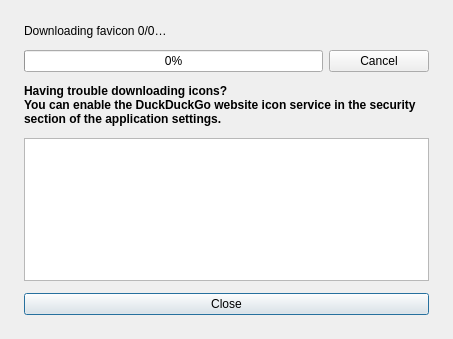
<?xml version="1.0" encoding="UTF-8"?>
<ui version="4.0">
 <class>IconDownloaderDialog</class>
 <widget class="QDialog" name="IconDownloaderDialog">
  <property name="geometry">
   <rect>
    <x>0</x>
    <y>0</y>
    <width>453</width>
    <height>339</height>
   </rect>
  </property>
  <property name="sizePolicy">
   <sizepolicy hsizetype="MinimumExpanding" vsizetype="MinimumExpanding">
    <horstretch>0</horstretch>
    <verstretch>0</verstretch>
   </sizepolicy>
  </property>
  <property name="windowTitle">
   <string>Download Favicons</string>
  </property>
  <layout class="QVBoxLayout" name="verticalLayout">
   <property name="spacing">
    <number>12</number>
   </property>
   <property name="leftMargin">
    <number>24</number>
   </property>
   <property name="topMargin">
    <number>24</number>
   </property>
   <property name="rightMargin">
    <number>24</number>
   </property>
   <property name="bottomMargin">
    <number>24</number>
   </property>
   <item>
    <widget class="QLabel" name="progressLabel">
     <property name="text">
      <string notr="true">Downloading favicon 0/0…</string>
     </property>
    </widget>
   </item>
   <item>
    <layout class="QHBoxLayout" name="horizontalLayout">
     <property name="sizeConstraint">
      <enum>QLayout::SetDefaultConstraint</enum>
     </property>
     <item>
      <widget class="QProgressBar" name="progressBar">
       <property name="value">
        <number>0</number>
       </property>
      </widget>
     </item>
     <item>
      <widget class="Material::TextButton" name="cancelButton">
       <property name="symbol">
        <string notr="true">close</string>
       </property>
       <property name="sizePolicy">
        <sizepolicy hsizetype="MinimumExpanding" vsizetype="Preferred">
         <horstretch>0</horstretch>
         <verstretch>0</verstretch>
        </sizepolicy>
       </property>
       <property name="maximumSize">
        <size>
         <width>100</width>
         <height>16777215</height>
        </size>
       </property>
       <property name="text">
        <string>Cancel</string>
       </property>
      </widget>
     </item>
    </layout>
   </item>
   <item>
    <widget class="QLabel" name="fallbackLabel">
     <property name="font">
      <font>
       <weight>75</weight>
       <italic>false</italic>
       <bold>true</bold>
      </font>
     </property>
     <property name="text">
      <string>Having trouble downloading icons?
You can enable the DuckDuckGo website icon service in the security section of the application settings.</string>
     </property>
     <property name="scaledContents">
      <bool>false</bool>
     </property>
     <property name="alignment">
      <set>Qt::AlignLeading|Qt::AlignLeft|Qt::AlignTop</set>
     </property>
     <property name="wordWrap">
      <bool>true</bool>
     </property>
    </widget>
   </item>
   <item>
    <widget class="QTableView" name="tableView">
     <property name="verticalScrollBarPolicy">
      <enum>Qt::ScrollBarAsNeeded</enum>
     </property>
     <property name="horizontalScrollBarPolicy">
      <enum>Qt::ScrollBarAlwaysOff</enum>
     </property>
     <property name="sizeAdjustPolicy">
      <enum>QAbstractScrollArea::AdjustToContents</enum>
     </property>
     <property name="editTriggers">
      <set>QAbstractItemView::NoEditTriggers</set>
     </property>
     <property name="selectionMode">
      <enum>QAbstractItemView::NoSelection</enum>
     </property>
     <property name="selectionBehavior">
      <enum>QAbstractItemView::SelectRows</enum>
     </property>
     <property name="textElideMode">
      <enum>Qt::ElideNone</enum>
     </property>
     <property name="sortingEnabled">
      <bool>true</bool>
     </property>
     <property name="wordWrap">
      <bool>false</bool>
     </property>
     <attribute name="horizontalHeaderMinimumSectionSize">
      <number>20</number>
     </attribute>
     <attribute name="horizontalHeaderDefaultSectionSize">
      <number>20</number>
     </attribute>
     <attribute name="horizontalHeaderShowSortIndicator" stdset="0">
      <bool>true</bool>
     </attribute>
     <attribute name="horizontalHeaderStretchLastSection">
      <bool>true</bool>
     </attribute>
     <attribute name="verticalHeaderVisible">
      <bool>false</bool>
     </attribute>
    </widget>
   </item>
   <item>
    <widget class="Material::FilledButton" name="closeButton">
     <property name="symbol">
      <string notr="true">done</string>
     </property>
     <property name="text">
      <string>Close</string>
     </property>
     <property name="default">
      <bool>true</bool>
     </property>
    </widget>
   </item>
  </layout>
 </widget>
 <layoutdefault spacing="6" margin="11"/>
 <tabstops>
  <tabstop>cancelButton</tabstop>
  <tabstop>tableView</tabstop>
  <tabstop>closeButton</tabstop>
 </tabstops>
 <customwidgets>
  <customwidget>
   <class>Material::TextButton</class>
   <extends>QPushButton</extends>
   <header>gui/material/MaterialButtons.h</header>
  </customwidget>
  <customwidget>
   <class>Material::FilledButton</class>
   <extends>QPushButton</extends>
   <header>gui/material/MaterialButtons.h</header>
  </customwidget>
 </customwidgets>
 <resources/>
 <connections/>
</ui>
